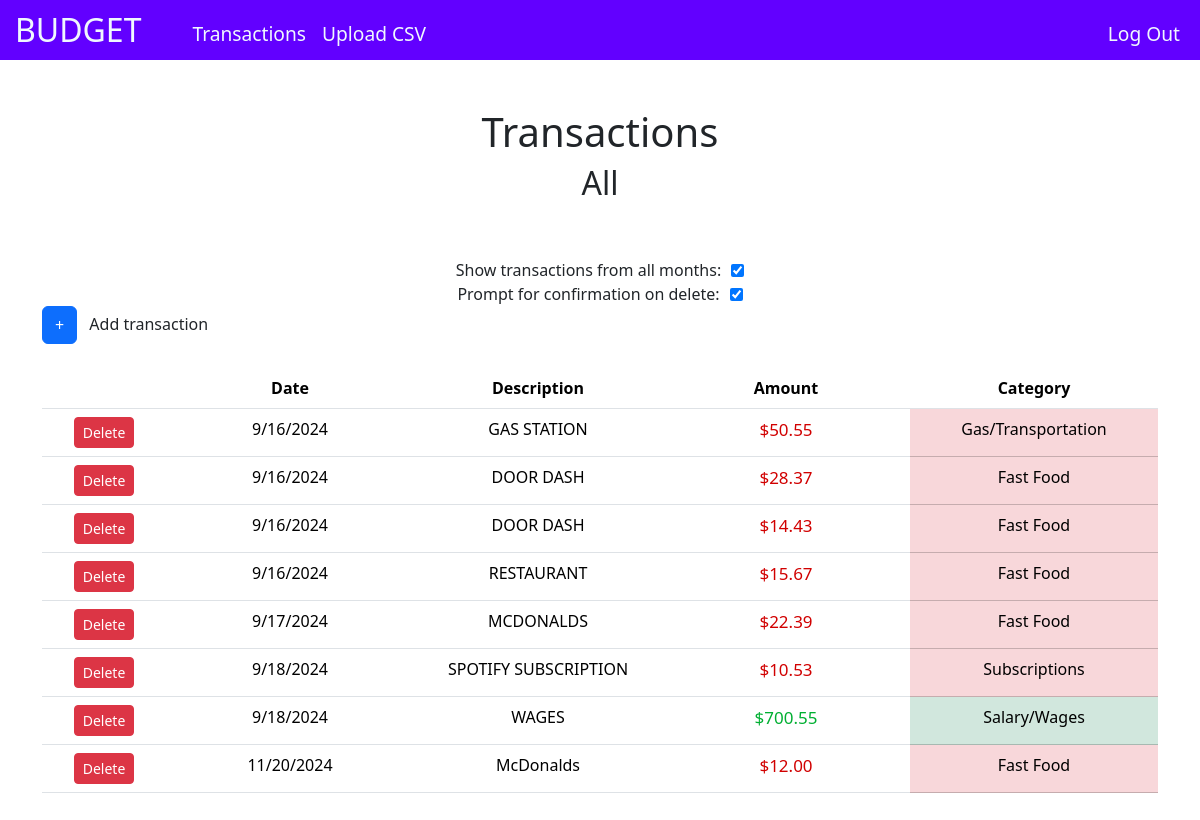
Page /transactions (signed in) on the committed database.
### tables this page shows
CREATE TABLE "transactions" (id INTEGER PRIMARY KEY AUTOINCREMENT NOT NULL, user_id INTEGER NOT NULL, category_id INTEGER, month INTEGER NOT NULL, day INTEGER NOT NULL, year INTEGER NOT NULL, amount NUMERIC NOT NULL, description TEXT NOT NULL, FOREIGN KEY(user_id) REFERENCES users(id), FOREIGN KEY(category_id) REFERENCES categories(id));

CREATE TABLE "categories" (id INTEGER PRIMARY KEY AUTOINCREMENT NOT NULL, user_id INTEGER NOT NULL, name TEXT NOT NULL, categorytype TEXT NOT NULL, FOREIGN KEY(user_id) REFERENCES users(id));

### app.py (the view)
@app.route("/transactions", methods=["GET", "POST"])
@login_required
def transactions():
    user_id = session["user_id"]
    if not user_id:
        return render_template("login.html")
    if request.method == "POST":
        dates = request.form.getlist('date')
        descriptions = request.form.getlist('description')
        amounts = request.form.getlist('amount')
        categories = request.form.getlist('category')
        if not dates or not descriptions or not amounts or not categories:
            return redirect("/")
        for i in range(len(dates)):
            date = dates[i]
            description = descriptions[i] and str(descriptions[i])
            amount = amounts[i] and int(amounts[i])
            category = categories[i] and int(categories[i])
            try:
                date_obj = datetime.strptime(date, "%Y-%m-%d")
            except ValueError:
                print(f"Invalid date format: {date}")
                continue
            year = date_obj.year
            month = date_obj.month
            day = date_obj.day
            if not description or len(description) > 50:
                continue
            if not amount or amount < 0 or amount > 99999:
                continue
            validCategory = db.execute("SELECT * FROM categories WHERE user_id=? AND id=?", user_id, category)
            if not validCategory:
                continue
            db.execute("INSERT INTO transactions (user_id, category_id, month, day, year, amount, description) VALUES(?, ?, ?, ?, ?, ?, ?)", user_id, category, month, day, year, amount, description)
        return redirect("/transactions")
    else:
        month_name = ""
        selected_month, selected_year = getCurrentMonthAndYear(user_id)
        if selected_month and selected_year:
            month_name = calendar.month_name[selected_month]
        if not selected_month or not selected_year or not month_name:
            return redirect("/")
        transaction_settings = db.execute("SELECT * FROM transaction_settings WHERE user_id=?", user_id)
        if not transaction_settings:
           db.execute("INSERT INTO transaction_settings(user_id) VALUES(?)", user_id)
           transaction_settings = db.execute("SELECT * FROM transaction_settings WHERE user_id=?", user_id)
        if not transaction_settings:
            return redirect("/")
        show_all = transaction_settings[0]["show_all"]
        warn_delete = transaction_settings[0]["warn_delete"]
        categories = db.execute("SELECT * FROM categories WHERE user_id=? ORDER BY categorytype DESC", user_id)
        if categories:
            if show_all == 0:
                transactions = db.execute(
                    """
                    SELECT transactions.*, categories.name AS category_name, categories.categorytype AS category_type
                    FROM transactions
                    LEFT JOIN categories ON transactions.category_id = categories.id
                    WHERE transactions.user_id=? AND transactions.month=? AND transactions.year=?
                    ORDER BY transactions.year, transactions.month, transactions.day
                    """, user_id, selected_month, selected_year)
            else:
                transactions = db.execute(
                    """
                    SELECT transactions.*, categories.name AS category_name, categories.categorytype AS category_type
                    FROM transactions
                    LEFT JOIN categories ON transactions.category_id = categories.id
                    WHERE transactions.user_id=?
                    ORDER BY transactions.year, transactions.month, transactions.day
                    """, user_id)
            return render_template("transactions.html", show_all=show_all, warn_delete=warn_delete, transactions=transactions, categories=categories, month_name=month_name, selected_year=selected_year) #, dates=dates[0])
        return redirect("/")

### app.py (called while the page is built)
def login_required(f):
    @wraps(f)
    def decorated_function(*args, **kwargs):
        if session.get("user_id") is None:
            return redirect("/login")
        return f(*args, **kwargs)
    return decorated_function

def getCurrentMonthAndYear(user_Id):
    current_selected_month = db.execute("SELECT selectedmonth FROM users WHERE id=?", user_Id)
    current_selected_year = db.execute("SELECT selectedyear FROM users WHERE id=?", user_Id)
    if current_selected_month and current_selected_year:
        current_selected_month = current_selected_month[0]['selectedmonth']
        current_selected_year = current_selected_year[0]['selectedyear']
    return current_selected_month, current_selected_year

@app.after_request
def after_request(response):
    response.headers["Cache-Control"] = "no-cache, no-store, must-revalidate"
    response.headers["Expires"] = 0
    response.headers["Pragma"] = "no-cache"
    return response

### Templates/transactions.html (shortened to what this page needs)
{% extends "layout.html" %}
{% block main %}
<h1>Transactions</h1>
<div class="month centered-div" style="gap:60px;">
    <h2>{% if show_all == 1 %}All {% else %}{{ month_name }} {{ selected_year }}{% endif %}</h2>
</div>
<div class="centered-div">
    <form class="form-inline" id="toggle_all_transactions_form" action="/toggle_all_transactions" method="post">
        <label class="form-inline" for="toggle_all_transactions">Show transactions from all months: </label>
        <input class="checkbox" type="checkbox" name="toggle_all_transactions" id="toggle_all_transactions" {% if show_all == 1 %}checked{% endif %}>
    </form>
</div>
<div class="centered-div">
    <form class="form-inline" id="toggle_warn_delete_form" action="/toggle_warn_delete" method="post">
        <label class="form-inline" for="toggle_warn_delete">Prompt for confirmation on delete: </label>
        <input class="checkbox" type="checkbox" name="toggle_warn_delete" id="toggle_warn_delete" {% if warn_delete == 1 %}checked{% endif %}>
    </form>
</div>
<button id="add_transaction_button" class="btn btn-primary" type="submit">+</button>
<span class="ms-2">Add transaction</span>
<br>
<div class="centered-div">
    <table class="table">
        <thead>
            <th></th>
            <th>Date</th>
            <th>Description</th>
            <th>Amount</th>
            <th>Category</th>
        </thead>
        <tbody>
            {% for transaction in transactions %}
                {% set day = transaction['day'] %}
                {% set month = transaction['month'] %}
                {% set year = transaction['year'] %}
                {% set description = transaction['description'] %}
                {% set amount = transaction['amount'] %}
                {% set categoryName = transaction['category_name'] %}
                {% set categoryId = transaction['category_id'] %}
                {% set categoryType = transaction['category_type'] %}
                {% set transactionId = transaction['id'] %}
                {% if day < 10 %}
                    {% set day = '0' ~ day %}
                {% endif %}
                <tr>
                    <td>
                        <form action="delete_transaction" method="post" onsubmit="return confirmDelete()">
                            <button class="delete btn btn-sm btn-danger" type="submit">Delete</button>
                        </form>
                    </td>
                    <td class="editable" id="date_{{ transactionId }}" onclick="edit('date_{{ transactionId }}', '{{ transactionId }}', 'date')">{{ month }}/{{ day }}/{{ year }}</td>
                    <td class="editable" id="description_{{ transactionId }}" onclick="edit('description_{{ transactionId }}', '{{ transactionId }}', 'description')">{{ description }}</td>
                    <td class="editable {% if categoryType == 'income' %}income_text{% elif categoryType == 'expense' %}expense_text{% endif %}" id="amount_{{ transactionId }}" onclick="edit('amount_{{ transactionId }}', '{{ transactionId }}', 'amount')">${{ "{:,.2f}".format(amount) }}</td>
                    <td class="editable {% if categoryType == 'income' %}table-success{% elif categoryType == 'expense' %}table-danger{% endif %}" id="category_{{ transactionId }}" onclick="edit('category_{{ transactionId }}', '{{ transactionId }}', 'category')">{{ categoryName }}</td>
                </tr>
            {% endfor %}
        </tbody>
    </table>
</div>
{% endblock %}

### Static/styles.css (style rules this page uses)
h1 { text-align: center; }
.month { display: flex; align-items: center; justify-content: space-between; width: 50%; margin: auto; margin-bottom: 3rem; }
th, td { width: 20%; overflow: hidden; text-overflow: ellipsis; white-space: nowrap; text-align: center; min-width: 100px; padding: 8px; text-wrap:wrap; }
.centered-div { display: flex; justify-content: center; align-items: center; gap: 10px; overflow-x: auto; }
table { table-layout: fixed; border-collapse: collapse; border-spacing: 0; width: 100%; }
th:first-child, td:first-child { width: 10%; min-width: 120px; }
.editable { cursor:pointer; }
.income_text { color:#00af32 !important; font-size: 17px; }
.expense_text { color:rgb(209, 0, 0) !important; font-size: 17px; }
.form-inline { display: flex; justify-content: center; align-items: center; gap: 10px; }

### rows in the picture
transactions: month "9", day "16", year "2024", description "GAS STATION", amount "50.55"
categories: name "Gas/Transportation"
transactions: month "9", day "16", year "2024", description "DOOR DASH", amount "28.37"
categories: name "Fast Food"
transactions: month "9", day "16", year "2024", description "DOOR DASH", amount "14.43"
transactions: month "9", day "16", year "2024", description "RESTAURANT", amount "15.67"
transactions: month "9", day "17", year "2024", description "MCDONALDS", amount "22.39"
transactions: month "9", day "18", year "2024", description "SPOTIFY SUBSCRIPTION", amount "10.53"
categories: name "Subscriptions"
transactions: month "9", day "18", year "2024", description "WAGES", amount "700.55"
categories: name "Salary/Wages"
transactions: month "11", day "20", year "2024", description "McDonalds", amount "12.00"
